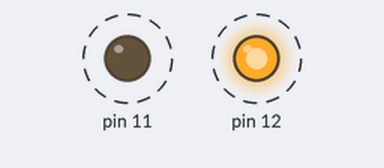
A sketch run on a simulated Arduino Uno, built with avr-gcc and run on an emulated ATmega328P. Shown: output pins drawn as LEDs (lit = HIGH). Dashed ring = blinking.

Above: at 45.0 s.
Timing chart, 0 to 45.3 s (numbered marks = the images above):
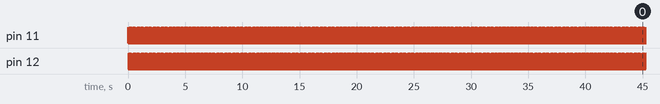

Measured:
- by itself, pin 11, pin 12: alternates HIGH for 0.04 s and LOW for 0.06 s

The sketch:

arduino_nano_1hz_curr-nxt_driver.ino
```cpp
void setup() {
  pinMode(11, OUTPUT);
  pinMode(12, OUTPUT);
  digitalWrite(11, LOW);
  digitalWrite(12, LOW);
  while (1) {
    /*note: this will end up being
    a few tens of ppm slower than 1Hz
    but who cares*/
    /*went to 10Hz*/
    digitalWrite(11, HIGH);
    delay(40);
    digitalWrite(11, LOW);
    delay(10);
    digitalWrite(12, HIGH);
    delay(40);
    digitalWrite(12, LOW);
    delay(10);
  }
}

void loop() {
  // put your main code here, to run repeatedly:

}
```
